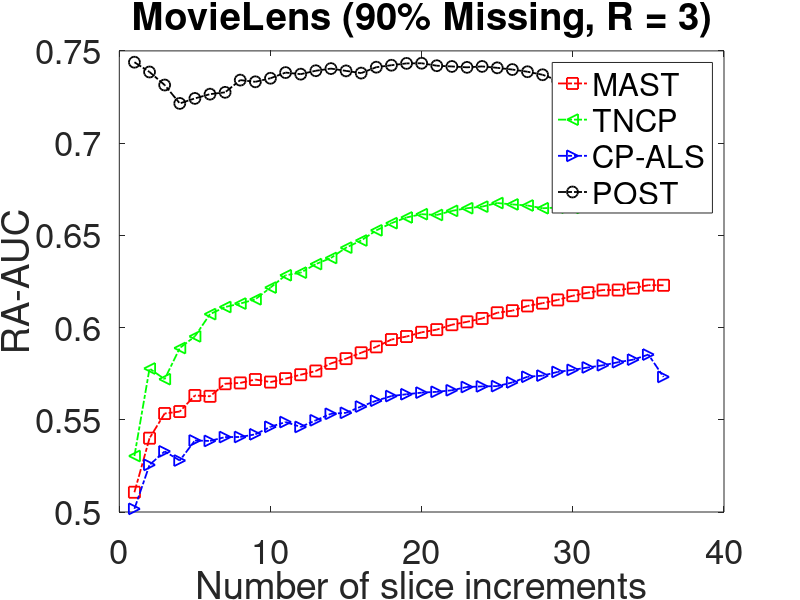

The MATLAB source for this figure:
clear all;
close all;
clc;

df = load('r3.mat');
% mast mis90
mast = df.mis90_r3(:,1);
% tncp mis90
tncp = df.mis90_r3(:,2);
% als mis90
als = df.mis90_r3(:,3);
% our-v-3 mis90
our= df.mis90_r3(:,4);

nrank = [1:1:36];

figure (1);
hold on;
box on;
%change color
plot(nrank, mast,  'rs-.','LineWidth',1.3, 'MarkerSize',8);
plot(nrank, tncp, 'g<-.','LineWidth',1.3, 'MarkerSize',8);
plot(nrank, als, 'b>-.','LineWidth',1.3, 'MarkerSize',8);
plot(nrank, our, 'ko-.', 'LineWidth',1.3, 'MarkerSize',8);

legend('MAST','TNCP','CP-ALS','POST');
%lgd = legend('Ours-Win-1','Ours-Win-2','Ours-Win-3', 'GP-PTF');
%lgd.FontSize = 25;
ylabel('RA-AUC', 'FontSize',25);
xlabel('Number of slice increments','FontSize',25);
title('MovieLens (90% Missing, R = 3)','FontSize',25)

% set(gca,'XTick',1:7:35, 'FontSize',25);
 set(gca, 'FontSize',25);
 %set(gca,'YTick',[0.55, 0.65, 0.75, 0.85], 'FontSize',25);
 set(gca,'FontSize',25);
